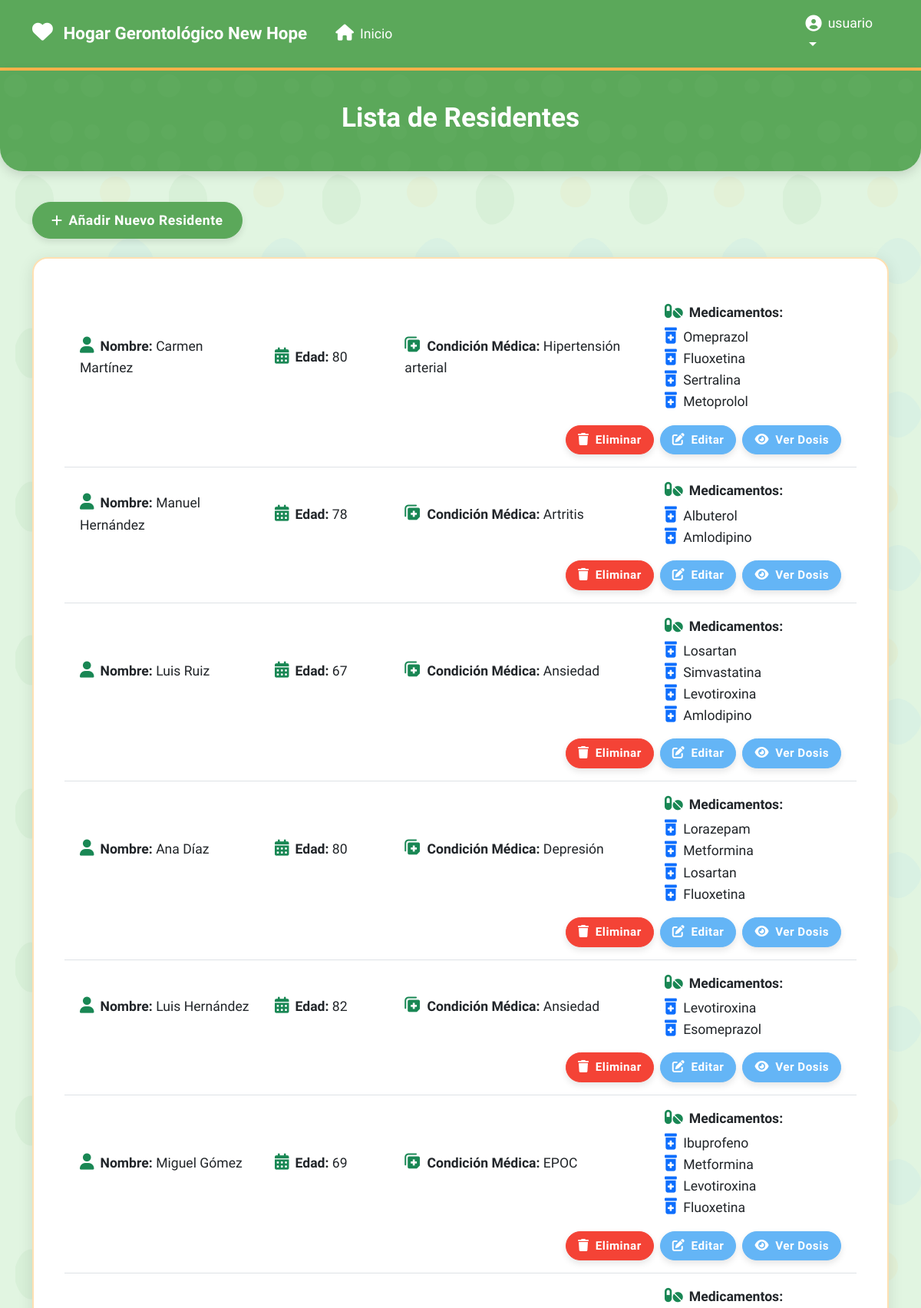
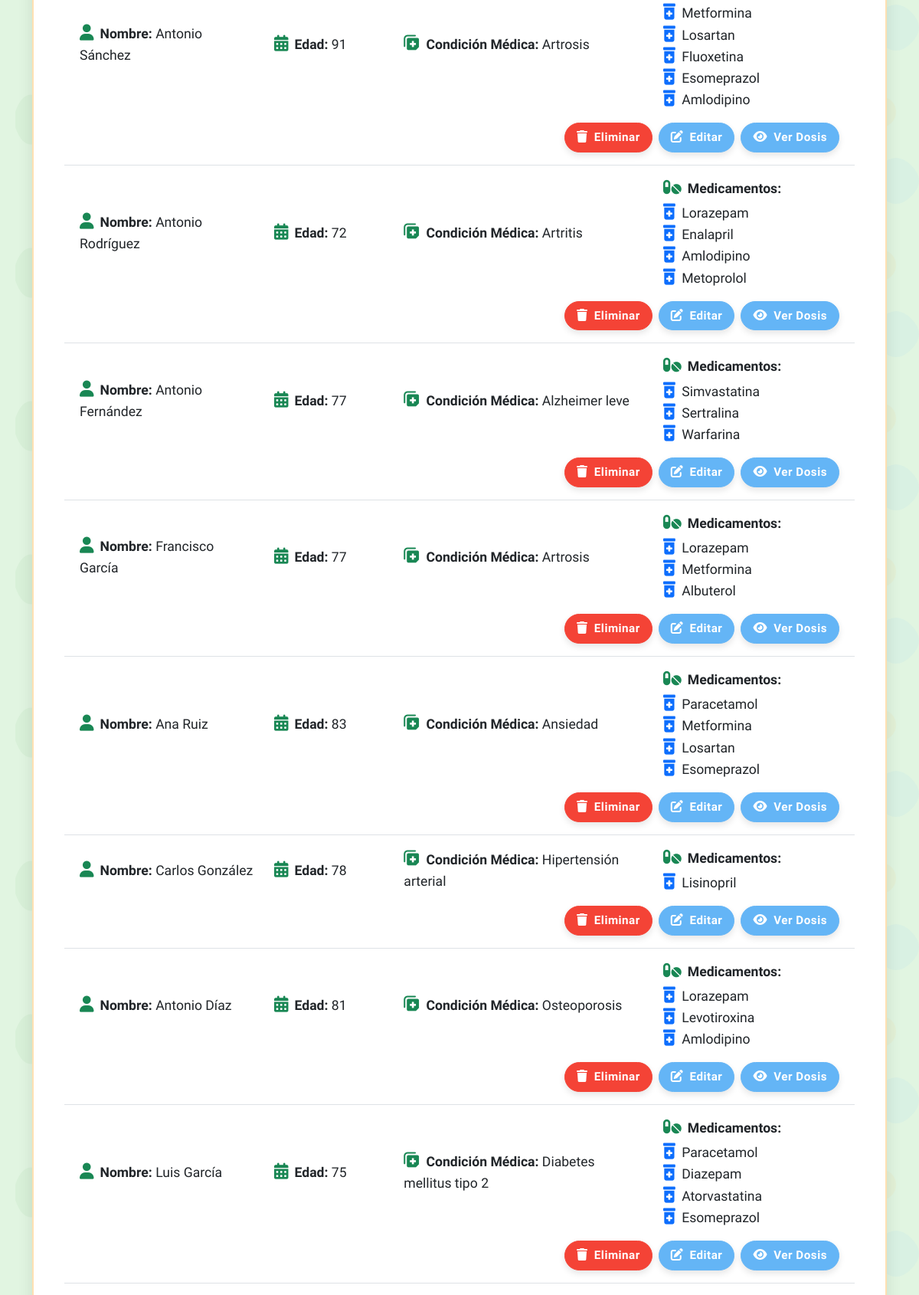
/residents/ (signed in, upper part), run on the app's committed database (2 pictures, top to bottom).
### residents/models.py (models this page shows, shortened)
class Resident(models.Model):
    name = models.CharField(max_length=100)
    age = models.IntegerField()
    medical_condition = models.CharField(max_length=300)
    medications = models.ManyToManyField('medications.Medication', related_name='residents')

### medications/models.py (models this page shows, shortened)
class Medication(models.Model):
    name = models.CharField(max_length=100)

### residents/views.py (the view)
# urls.py: path('', views.residents_view, name='residents_view'),
def residents_view(request):
    residents = rl.get_all_residents()
    return render(request, 'list_residents.html', {'residents': residents})

### authentication/context_processors.py (called while the page is built, shortened)
def user_profile_context(request):
    if request.user.is_authenticated:
        try:
            profile = request.user.profile
            return {
                'user_profile': profile,
                'is_doctor': profile.is_doctor(),
                'is_patient': profile.is_patient(),
                'is_family': profile.is_family(),
            }
        except UserProfile.DoesNotExist:
            return {
                'user_profile': None,
                'is_doctor': False,
                'is_patient': False,
                'is_family': False,
            }

### residents/logic/residents_logic.py (called while the page is built)
def get_all_residents():
    return Resident.objects.all()

### residents/templates/list_residents.html (shortened to what this page needs)
{% extends 'base.html' %}
{% block content %}
<div class="page-header">
    <div class="container">
        <h2 class="text-center">Lista de Residentes</h2>
    </div>
</div>
<div class="container">
    <div class="row">
        <div class="col-12 mb-4">
            <a href="{% url 'residents:create_resident_view' %}" class="btn btn-success">
                <i class="fas fa-plus me-2"></i>Añadir Nuevo Residente
            </a>
        </div>
        <div class="col-12">
            <div class="content-card">
                <ul class="list-group list-group-flush">
                    {% for resident in residents %}
                    <li class="list-group-item py-3">
                        <div class="row align-items-center">
                            <div class="col-md-3">
                                <strong><i class="fas fa-user me-2 text-success"></i>Nombre:</strong> {{ resident.name }}
                            </div>
                            <div class="col-md-2">
                                <strong><i class="fas fa-calendar-alt me-2 text-success"></i>Edad:</strong> {{ resident.age }}
                            </div>
                            <div class="col-md-4">
                                <strong><i class="fas fa-notes-medical me-2 text-success"></i>Condición Médica:</strong>
                                {{ resident.medical_condition }}
                            </div>
                            <div class="col-md-3">
                                <strong><i class="fas fa-pills me-2 text-success"></i>Medicamentos:</strong>
                                {% if resident.medications.all %}
                                <ul class="list-unstyled mt-1">
                                    {% for medication in resident.medications.all %}
                                    <li><i class="fas fa-prescription-bottle-alt me-1 text-primary"></i> {{ medication.name }}</li>
                                    {% endfor %}
                                </ul>
                                {% else %}
                                <span class="text-muted">No tiene medicamentos asignados</span>
                                {% endif %}
                            </div>
                            <div class="col-12 mt-3 d-flex justify-content-end">
                                <form action="{% url 'residents:delete_resident_view' resident.pk %}" method="POST" class="d-inline me-2">
                                    <button type="submit" class="btn btn-danger btn-sm" title="Eliminar"
                                           onclick="return confirm('¿Estás seguro de que deseas eliminar este residente?');">
                                        <i class="fas fa-trash me-1"></i> Eliminar
                                    </button>
                                </form>
                                <a href="{% url 'residents:update_resident_view' resident.pk %}" class="btn btn-primary btn-sm me-2" title="Editar">
                                    <i class="fas fa-edit me-1"></i> Editar
                                </a>
                                <a href="{% url 'residents:resident_doses_view' resident.pk %}" class="btn btn-info btn-sm" title="Ver Dosis">
                                    <i class="fas fa-eye me-1"></i> Ver Dosis
                                </a>
                            </div>
                        </div>
                    </li>
                    {% empty %}
                    <li class="list-group-item text-center py-4 text-muted">
                        <i class="fas fa-info-circle me-2"></i>No hay residentes registrados.
                    </li>
                    {% endfor %}
                </ul>
            </div>
        </div>
    </div>
</div>
{% endblock %}

### templates/base.html (shortened to what this page needs)
{% load static %}
<!DOCTYPE html>
<html lang="es">
<head>
    <link rel="stylesheet" href="https://cdn.jsdelivr.net/npm/bootstrap@5.3.0/dist/css/bootstrap.min.css">
    <link rel="stylesheet" href="https://cdnjs.cloudflare.com/ajax/libs/font-awesome/6.0.0-beta3/css/all.min.css">
</head>
<body>
    <nav class="navbar navbar-expand-lg navbar-dark">
        <div class="container">
            <a class="navbar-brand" href="/">
                <i class="fas fa-heart me-2"></i>
                Hogar Gerontológico New Hope
            </a>
            <div class="collapse navbar-collapse" id="navbarNav">
                <ul class="navbar-nav me-auto">
                    <li class="nav-item">
                        <a class="nav-link" href="/">
                            <i class="fas fa-home me-2"></i>Inicio
                        </a>
                    </li>
                </ul>
                <ul class="navbar-nav">
                    {% if user.is_authenticated %}
                    <li class="nav-item dropdown">
                        <a class="nav-link dropdown-toggle" href="#" id="navbarDropdown" role="button" data-bs-toggle="dropdown" aria-expanded="false">
                            <div class="user-profile">
                                <i class="fas fa-user-circle fa-lg me-2"></i>
                                {{ user.get_full_name|default:user.username }}
                            </div>
                        </a>
                    </li>
                    {% endif %}
                </ul>
            </div>
        </div>
    </nav>
    {% block content %}{% endblock %}
</body>
</html>

### templates/base.html (style rules this page uses)
:root { --primary-green: #5BA85A; --secondary-green: #438940; --light-green: #E1F5E1; --accent-green: #8BC34A; --text-dark: #333333; --text-light: #FFFFFF; --accent-warm: #FFB74D; --accent-soft: #FFE0B2; --accent-blue: #64B5F6; }
body { font-family: 'Quicksand', 'Segoe UI', Tahoma, Geneva, Verdana, sans-serif; background-color: var(--light-green); color: var(--text-dark); font-size: 16px; line-height: 1.6; background-repeat: repeat; background-attachment: fixed; }
.navbar { background-color: var(--primary-green); border-bottom: 4px solid var(--accent-warm); box-shadow: 0 4px 12px rgba(0, 0, 0, 0.1); font-size: 1.1rem; }
.navbar-brand, .nav-link { color: var(--text-light); }
.navbar-brand { font-size: 1.4rem; font-weight: 700; }
.nav-link { margin: 0 5px; border-radius: 20px; padding: 8px 16px !important; transition: all 0.3s; }
.btn { font-size: 1.1rem; border-radius: 50px; font-weight: 600; letter-spacing: 0.5px; box-shadow: 0 4px 8px rgba(0, 0, 0, 0.1); transition: all 0.3s; padding: 10px 24px; }
.btn-primary { background-color: var(--accent-blue); border-color: var(--accent-blue); }
.btn-success { background-color: var(--primary-green); border-color: var(--primary-green); }
.btn-danger { background-color: #F44336; border-color: #F44336; }
.btn-info { background-color: var(--accent-blue); border-color: var(--accent-blue); color: white; }
.btn-sm { padding: 7px 15px; font-size: 0.95rem; }
.btn i { font-size: 1rem; }
.page-header { background-color: var(--primary-green); color: var(--text-light); padding: 2.5rem 0; margin-bottom: 2.5rem; border-radius: 0 0 30px 30px; box-shadow: 0 4px 15px rgba(0, 0, 0, 0.15); position: relative; overflow: hidden; }
.page-header::before { content: ""; position: absolute; top: 0; left: 0; right: 0; bottom: 0; background-repeat: repeat; opacity: 0.2; }
.page-header h2 { font-size: 2.2rem; font-weight: 700; position: relative; z-index: 1; }
.content-card { background-color: white; border-radius: 20px; box-shadow: 0 4px 20px rgba(0, 0, 0, 0.1); padding: 2.5rem; margin-bottom: 2.5rem; border: 2px solid var(--accent-soft); }
.list-group-item { border-left: 0; border-right: 0; transition: background-color 0.3s; padding: 15px 20px; font-size: 1.1rem; }
a, button, input, select, textarea { transition: all 0.2s; }
h2 { font-size: 2.2rem; }
.fa, .fas, .far, .fal, .fab { font-size: 1.2em; }
.user-profile { display: flex; align-items: center; }

### data on the page
Resident: name "Carmen Martínez", age "80", medical_condition "Hipertensión arterial"
Medication: name "Omeprazol"
Medication: name "Fluoxetina"
Medication: name "Sertralina"
Medication: name "Metoprolol"
Resident: name "Manuel Hernández", age "78", medical_condition "Artritis"
Medication: name "Albuterol"
Medication: name "Amlodipino"
Resident: name "Luis Ruiz", age "67", medical_condition "Ansiedad"
Medication: name "Losartan"
Medication: name "Simvastatina"
Medication: name "Levotiroxina"
Resident: name "Ana Díaz", age "80", medical_condition "Depresión"
Medication: name "Lorazepam"
Medication: name "Metformina"
Resident: name "Luis Hernández", age "82", medical_condition "Ansiedad"
Medication: name "Esomeprazol"
Resident: name "Miguel Gómez", age "69", medical_condition "EPOC"
Medication: name "Ibuprofeno"
Resident: name "Antonio Sánchez", age "91", medical_condition "Artrosis"
Resident: name "Antonio Rodríguez", age "72", medical_condition "Artritis"
Medication: name "Enalapril"
Resident: name "Antonio Fernández", age "77", medical_condition "Alzheimer leve"
Medication: name "Warfarina"
Resident: name "Francisco García", age "77", medical_condition "Artrosis"
Resident: name "Ana Ruiz", age "83", medical_condition "Ansiedad"
Medication: name "Paracetamol"
Resident: name "Carlos González", age "78", medical_condition "Hipertensión arterial"
Medication: name "Lisinopril"
Resident: name "Antonio Díaz", age "81", medical_condition "Osteoporosis"
Resident: name "Luis García", age "75", medical_condition "Diabetes mellitus tipo 2"
Medication: name "Diazepam"
Medication: name "Atorvastatina"

### other printed values
{{ user.get_full_name|default:user.username }} "usuario"
